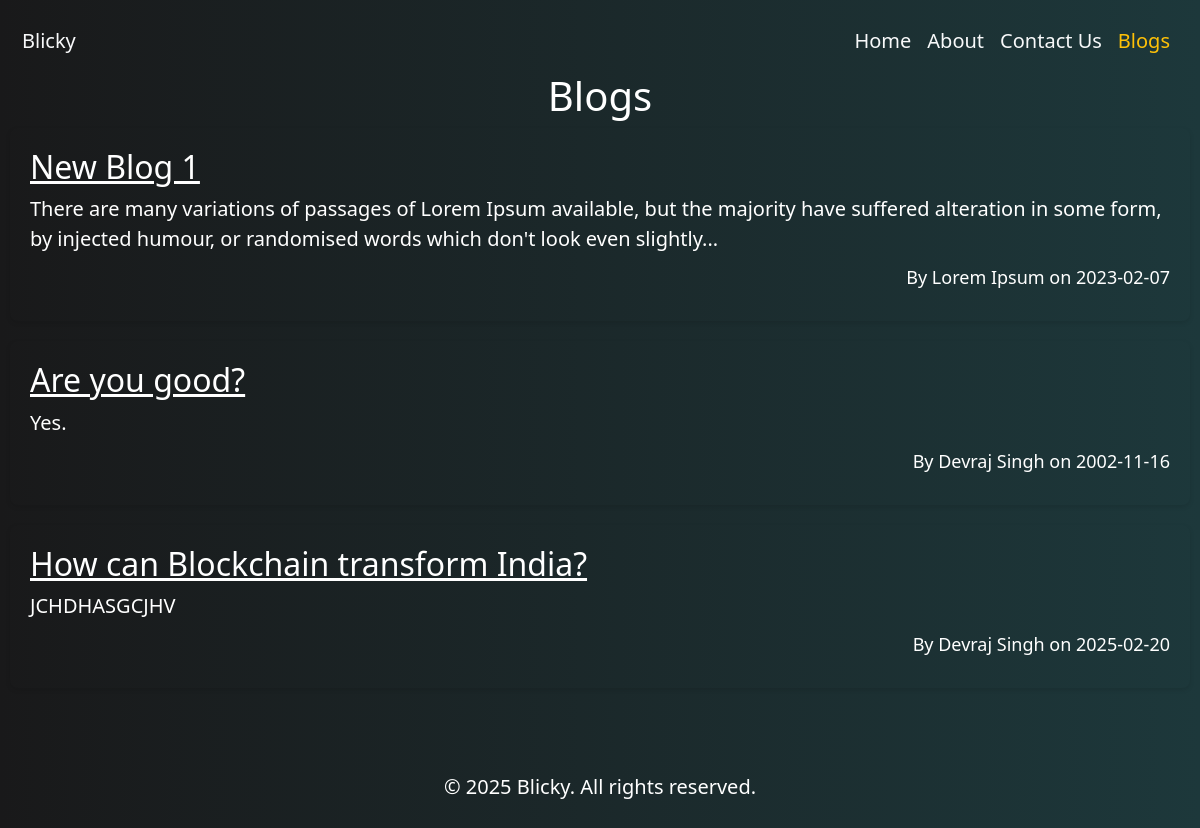
Screenshot of /blogs with the database file from the repository.
### tables this page shows
CREATE TABLE posts (
    post_id INTEGER PRIMARY KEY AUTOINCREMENT,
    title TEXT NOT NULL,
    content TEXT NOT NULL,
    author TEXT NOT NULL,
    date TEXT NOT NULL
);

### app.py (the view)
@app.route('/blogs')
def blogs():
    conn = get_db_connection()
    posts = conn.execute('SELECT post_id, title, content, author, date FROM posts').fetchall()
    conn.close()
    return render_template('blogs.html', posts=posts)

### app.py (called while the page is built)
def get_db_connection():
    conn = sqlite3.connect('blog.db')
    conn.row_factory = sqlite3.Row
    return conn

### templates/blogs.html (shortened to what this page needs)
<html lang="en">
    <head>
        <link rel="stylesheet" href="https://cdn.jsdelivr.net/npm/bootstrap@5.0.2/dist/css/bootstrap.min.css">
        <link rel="stylesheet" href="{{ url_for('static', filename='style.css') }}">
    </head>
<body>
    <nav class="navbar navbar-expand-lg">
        <div class="container-fluid">
            <a class="navbar-brand text-light" href="#">Blicky</a>
            <div class="collapse navbar-collapse" id="navbarNav">
                <ul class="navbar-nav ms-auto">
                    <li class="nav-item">
                        <a class="nav-link text-light" href="{{ url_for('homepage') }}">Home</a>
                    </li>
                    <li class="nav-item">
                        <a class="nav-link text-light" href="{{ url_for('about') }}">About</a>
                    </li>
                    <li class="nav-item">
                        <a class="nav-link text-light" href="{{ url_for('contact') }}">Contact Us</a>
                    </li>
                    <li class="nav-item active">
                        <a class="nav-link text-warning" href="{{ url_for('blogs') }}">Blogs</a>
                    </li>
                </ul>
            </div>
        </div>
    </nav>
    <h1>Blogs</h1>
    <div class="blog-container">
        {% for post in posts %}
        <div class="blog-post">
            <h2><a href="{{ url_for('blog_post', post_id=post['post_id']) }}">{{ post['title'] }}</a></h2>
            <p>{{ post['content'] | truncate(200) }}</p>
            <p class="author-date">By {{ post['author'] }} on {{ post['date'] }}</p>
        </div>
        {% endfor %}
    </div>
    <footer class="py-3 mt-5">
        <div class="container text-center">
            <p>&copy; 2025 Blicky. All rights reserved.</p>
        </div>
    </footer>
</body>
</html>

### static/style.css (style rules this page uses)
body { background-image:linear-gradient(to right,#19191a,#1d383b) ; color: #fff; padding: 10px; text-align: center; font-size: 20px; border-radius: 10px; transition: background-color 0.3s ease-out; }
.container { width: 80%; margin: 0 auto; padding: 20px; }
h1 { text-align: center; }
.blog-container { display: flex; flex-direction: column; gap: 20px; }
.blog-post { border-radius: 8px; text-align: left; padding: 20px; box-shadow: 0 2px 5px rgba(0,0,0,0.1); transition: transform 0.3s ease; }
.blog-post h2 { margin-top: 0; color: #ffffff; text-decoration: underline; }
.blog-post h2 a { text-decoration: none; color: inherit; }
.blog-post p { margin-bottom: 10px; }
.author-date { font-size: 0.9em; color: #ffffff; text-align: right; }

### rows the page displays
posts: title "New Blog 1", content "There are many variations of passages of Lorem Ipsum available, but the majority have suffered alteration in some form, by injected humour, or randomised words which don't look even slightly...", author "Lorem Ipsum", date "2023-02-07"
posts: title "Are you good?", content "Yes.", author "Devraj Singh", date "2002-11-16"
posts: title "How can Blockchain transform India?", content "JCHDHASGCJHV", author "Devraj Singh", date "2025-02-20"
